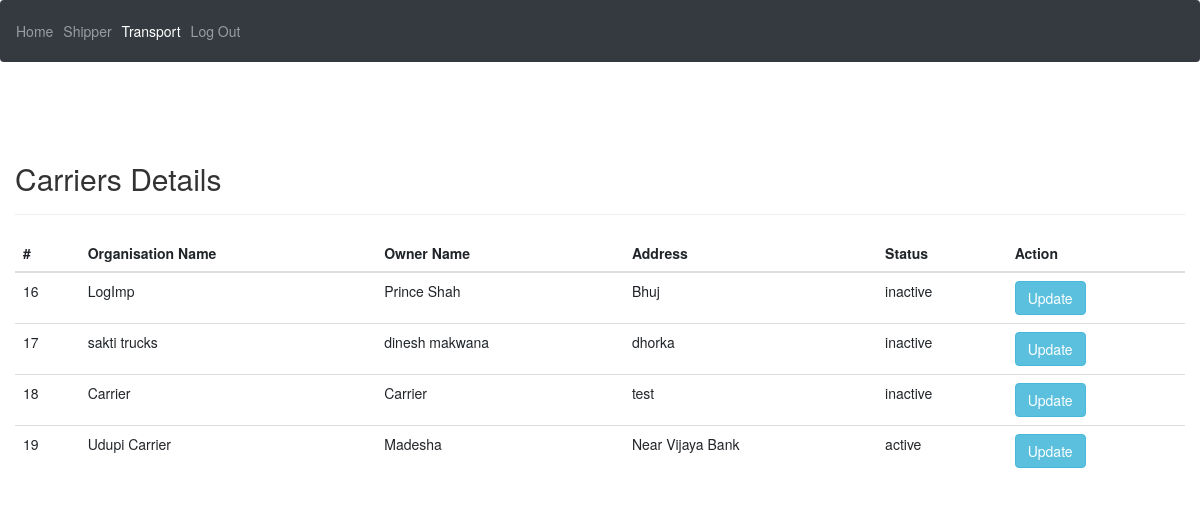
/Admin/carriers.php (signed in), run on the app's committed database.
### tables this page shows
CREATE TABLE `user_t` (
  `T_id` int(10) NOT NULL,
  `T_org_name` varchar(50) NOT NULL,
  `T_owner_name` varchar(50) NOT NULL,
  `T_mail` varchar(100) NOT NULL,
  `T_address` varchar(200) NOT NULL,
  `Type_of_vehicle` varchar(100) NOT NULL,
  `T_number` bigint(20) NOT NULL,
  `T_anumber` bigint(20) NOT NULL,
  `T_no_vehicle` int(10) NOT NULL,
  `T_service` varchar(200) NOT NULL,
  `T_password` varchar(200) NOT NULL,
  `T_security_question` varchar(50) NOT NULL,
  `T_security_answer` varchar(200) NOT NULL,
  `T_status` tinyint(1) NOT NULL DEFAULT 2,
  `T_active` tinyint(1) NOT NULL DEFAULT 0
);

### Admin/carriers.php (the view, shortened to what this page needs)
<!DOCTYPE html>
<html lang="en" dir="ltr">
<head>
  <link rel="stylesheet" href="https://stackpath.bootstrapcdn.com/bootstrap/4.3.1/css/bootstrap.min.css">
  <link rel="stylesheet" href="https://maxcdn.bootstrapcdn.com/bootstrap/3.3.7/css/bootstrap.css">
</head>
<nav class="navbar navbar-expand-sm bg-dark navbar-dark">
  <ul class="navbar-nav">
    <li class="nav-item">
      <a class="nav-link" href="home.php">Home</a>
    </li>
    <li class="nav-item">
      <a class="nav-link" href="shippers.php">Shipper</a>
    </li>
    <li class="nav-item active">
      <a class="nav-link" href="carriers.php">Transport</a>
    </li>
    <li class="nav-item">
      <?php if (isset($_SESSION['mail'])){ ?>
      <a class="nav-link" href="logout.php">Log Out</a>
      <?php } ?>
    </li>
  </ul>
</nav>
<body>
  <div class="container-fluid" style="width: 1200px;">
    <div class="row">
        <div class="col-md-12">
        <br/>
            <div class="page-header clearfix">
                <h2 class="pull-left">Carriers Details</h2>
                <br/>
            </div>
            <?php
            require_once "../connection.php";
            $sql = "SELECT * FROM user_t";
            if($result = mysqli_query($con, $sql)){
                if(mysqli_num_rows($result) > 0){
                    echo "<table class='table'>";
                        echo "<thead>";
                            echo "<tr>";
                                echo "<th scope='col'>#</th>";
                                echo "<th scope='col'>Organisation Name</th>";
                                echo "<th scope='col'>Owner Name</th>";
                                echo "<th scope='col'>Address</th>";
                                echo "<th scope='col'>Status</th>";
                                echo "<th scope='col'>Action</th>";
                            echo "</tr>";
                        echo "</thead>";
                        echo "<tbody>";
                        while($row = mysqli_fetch_array($result)){
                            $status = $row['T_status'];
                            if($status == 1) {
                                $status = 'active';
                            } else {
                                $status = 'inactive';
                            }
                            echo "<tr>";
                                echo "<td>" . $row['T_id'] . "</td>";
                                echo "<td>" . $row['T_org_name'] . "</td>";
                                echo "<td>" . $row['T_owner_name'] . "</td>";
                                echo "<td>" . $row['T_address'] . "</td>";
                                echo "<td>" . $status . "</td>";
                                echo "<td>";
                                    echo "<a href='update_carrier.php?id=". $row['T_id'] ."' title='Update'
                                    data-toggle='tooltip'><Button class='btn btn-info'>Update</Button></a>";
                                echo "</td>";
                            echo "</tr>";
                        }
                        echo "</tbody>";
                    echo "</table>";
                } else{
                    echo "<p class='lead'><em>No records were found.</em></p>";
                }
            } else{
                echo "ERROR: Could not able to execute $sql. " . mysqli_error($con);
            }
            ?>
        </div>
    </div>
  </div>
</body>
</html>

### data on the page
user_t: T_id "16", T_org_name "LogImp", T_owner_name "Prince Shah", T_address "Bhuj", T_status "inactive"
user_t: T_id "17", T_org_name "sakti trucks", T_owner_name "dinesh makwana", T_address "dhorka", T_status "inactive"
user_t: T_id "18", T_org_name "Carrier", T_owner_name "Carrier", T_address "test", T_status "inactive"
user_t: T_id "19", T_org_name "Udupi Carrier", T_owner_name "Madesha", T_address "Near Vijaya Bank", T_status "active"
